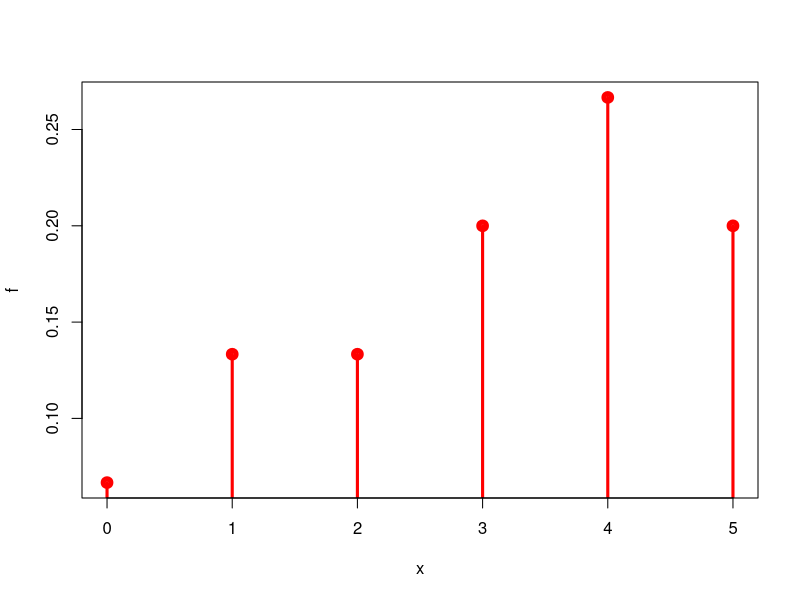
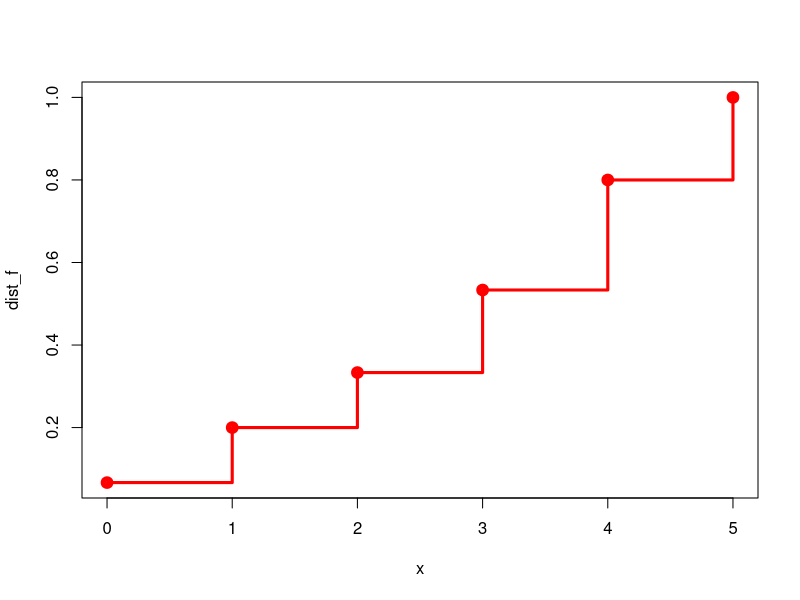
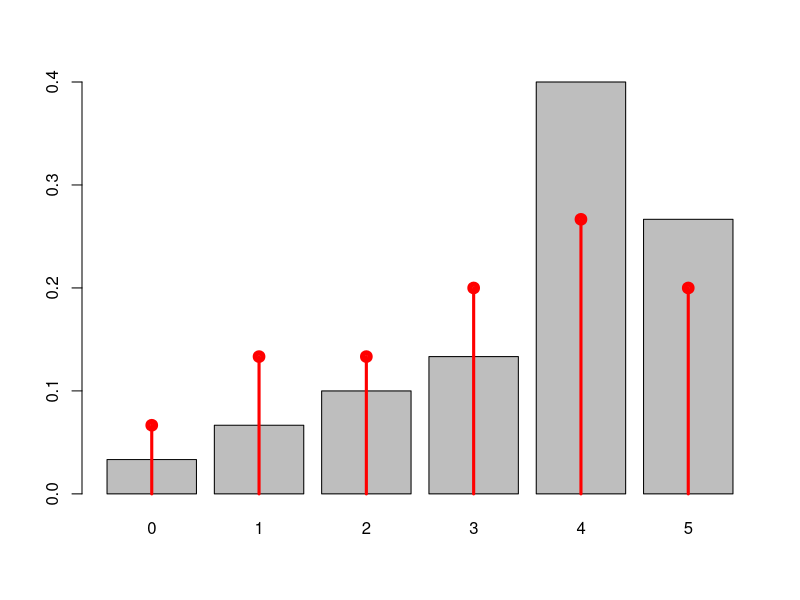

The R script that drew these images, in order:
rm(list=ls())

x = c(0,1,2,3,4,5)
f = c(1,2,2,3,4,3)/15

#Representa gráficamente la función de probabilidad del número de botellas vendidas por día
plot(x, f, type="h", lwd=3, col="red")
points(x, f, col="red", lwd=5)

#Representa gráficamente la función de distribución del número de botellas vendidas por día
dist_f = cumsum(f)
plot(x, dist_f, type="s", lwd=3, col="red")
points(x, dist_f, col="red", lwd=5)

f_2 = f[3]
F_2 = dist_f[3]
f_3.5 = 0
F_3.5 = dist_f[4] 
f_6 = 0
F_6 = dist_f[6]

#¿Cuál es el valor esperado del número de botellas vendidas por día?
esperanza = sum(x*f)
esperanza

#¿Cuál es la mediana del número de botellas vendidas por día?
mediana = median(x)
mediana

#¿Cuál es la varianza del número de botellas vendidas por día?
varianza = sum( (x-esperanza)^2 * f )
varianza

#Realiza 30 simulaciones del número de botellas de leche vendidas por día. (Utiliza como semilla el número 12)
set.seed(12)
simu = sample(x,30,replace=TRUE, prob=f)
simu

#Representa gráficamente la frecuencia de los resultados obtenidos y compáralo con el diagrama de la función de probabilidad.
fi = table(simu)/length(simu)
xb = barplot(fi)
lines(xb, f, type="h", lwd=3, col="red")
points(xb, f, lwd=5, col="red")

#¿Cuál es el valor de la media de los resultados de las simulaciones?
media = mean(simu) #sum(simu)/length(simu)
media

#¿Cuál es la varianza de los resultados de las simulaciones?
f_simu = as.vector(fi)
esperanza_simu = sum(x*f_simu)
varianza_simu = sum( (x-esperanza_simu)^2 * f_simu )
varianza_simu
var(simu)


